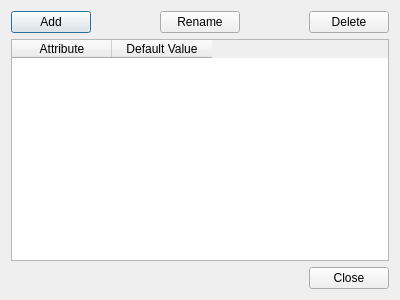
<?xml version="1.0" encoding="UTF-8"?>
<ui version="4.0">
 <class>AttributeEditor</class>
 <widget class="QDialog" name="AttributeEditor">
  <property name="geometry">
   <rect>
    <x>0</x>
    <y>0</y>
    <width>400</width>
    <height>300</height>
   </rect>
  </property>
  <property name="windowTitle">
   <string>Dialog</string>
  </property>
  <layout class="QGridLayout" name="gridLayout">
   <item row="0" column="0">
    <layout class="QVBoxLayout" name="verticalLayout">
     <item>
      <layout class="QHBoxLayout" name="horizontalLayout">
       <item>
        <widget class="QPushButton" name="addButton">
         <property name="text">
          <string>Add</string>
         </property>
        </widget>
       </item>
       <item>
        <spacer name="horizontalSpacer_2">
         <property name="orientation">
          <enum>Qt::Horizontal</enum>
         </property>
         <property name="sizeHint" stdset="0">
          <size>
           <width>40</width>
           <height>20</height>
          </size>
         </property>
        </spacer>
       </item>
       <item>
        <widget class="QPushButton" name="renameButton">
         <property name="text">
          <string>Rename</string>
         </property>
        </widget>
       </item>
       <item>
        <spacer name="horizontalSpacer">
         <property name="orientation">
          <enum>Qt::Horizontal</enum>
         </property>
         <property name="sizeHint" stdset="0">
          <size>
           <width>40</width>
           <height>20</height>
          </size>
         </property>
        </spacer>
       </item>
       <item>
        <widget class="QPushButton" name="deleteButton">
         <property name="text">
          <string>Delete</string>
         </property>
        </widget>
       </item>
      </layout>
     </item>
     <item>
      <widget class="QTableWidget" name="tableWidget">
       <column>
        <property name="text">
         <string>Attribute</string>
        </property>
       </column>
       <column>
        <property name="text">
         <string>Default Value</string>
        </property>
       </column>
      </widget>
     </item>
    </layout>
   </item>
   <item row="1" column="0">
    <layout class="QHBoxLayout" name="horizontalLayout_2">
     <item>
      <spacer name="horizontalSpacer_3">
       <property name="orientation">
        <enum>Qt::Horizontal</enum>
       </property>
       <property name="sizeHint" stdset="0">
        <size>
         <width>40</width>
         <height>20</height>
        </size>
       </property>
      </spacer>
     </item>
     <item>
      <widget class="QPushButton" name="closeButton">
       <property name="text">
        <string>Close</string>
       </property>
      </widget>
     </item>
    </layout>
   </item>
  </layout>
 </widget>
 <resources/>
 <connections/>
</ui>
